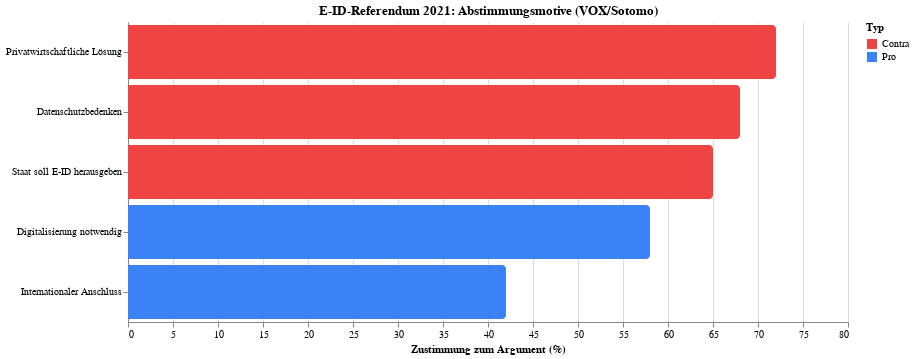

Vega-Lite specification for this chart:
### Vega-Lite specification from a JSON file in a GitHub repository (floating-point values rounded to 4 significant figures)
{"$schema": "https://vega.github.io/schema/vega-lite/v5.json", "config": {"font": "Switzer, system-ui, sans-serif", "view": {"stroke": "transparent"}}, "data": {"values": [{"Argument": "Privatwirtschaftliche Lösung", "Typ": "Contra", "Zustimmung": 72}, {"Argument": "Datenschutzbedenken", "Typ": "Contra", "Zustimmung": 68}, {"Argument": "Staat soll E-ID herausgeben", "Typ": "Contra", "Zustimmung": 65}, {"Argument": "Digitalisierung notwendig", "Typ": "Pro", "Zustimmung": 58}, {"Argument": "Internationaler Anschluss", "Typ": "Pro", "Zustimmung": 42}]}, "encoding": {"color": {"field": "Typ", "scale": {"domain": ["Contra", "Pro"], "range": ["#ef4444", "#3b82f6"]}, "type": "nominal"}, "x": {"field": "Zustimmung", "title": "Zustimmung zum Argument (%)", "type": "quantitative"}, "y": {"field": "Argument", "sort": "-x", "title": null, "type": "nominal"}}, "height": 300, "mark": {"cornerRadiusEnd": 4, "type": "bar"}, "title": "E-ID-Referendum 2021: Abstimmungsmotive (VOX/Sotomo)", "width": 720}
